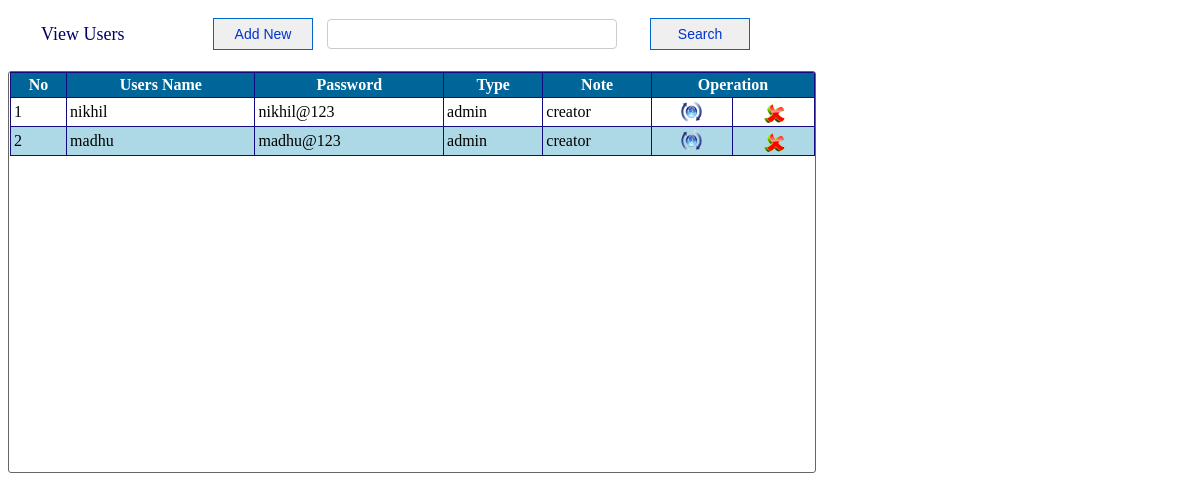
/View_Users.php, run on the app's committed database.
### tables this page shows
CREATE TABLE `users_tbl` (
  `u_id` int(10) UNSIGNED NOT NULL,
  `username` varchar(50) NOT NULL,
  `password` varchar(30) NOT NULL,
  `type` char(10) NOT NULL,
  `note` varchar(100) NOT NULL
);

### View_Users.php (the view, shortened to what this page needs)
<!DOCTYPE html PUBLIC "-//W3C//DTD XHTML 1.0 Transitional//EN" "http://www.w3.org/TR/xhtml1/DTD/xhtml1-transitional.dtd">
<html xmlns="http://www.w3.org/1999/xhtml">
<head>
<link rel="stylesheet" type="text/css" href="css/style_view.css" />
</head>
<body>
<div id="style_div" >
<form method="post">
<table width="755">
	<tr>
    	<td width="190px" style="font-size:18px; color:#006; text-indent:30px;">View Users</td>
        <td><a href="?tag=susers_entry"><input type="button" title="Add new student" name="butAdd" value="Add New" id="button-search" /></a></td>
        <td><input type="text" name="searchtxt" title="Enter name for search " class="search" autocomplete="off"/></td>
        <td style="float:right"><input type="submit" name="btnsearch" value="Search" id="button-search" title="Search Users" /></td>
    </tr>
</table>
</form>
</div>
<br />
<div id="content-input">
	<form method="post">
    <table border="1" width="805px" align="center" cellpadding="3" class="mytable" cellspacing="0">
        <tr>
            <th>No</th>
            <th>Users Name</th>
            <th>Password</th>
            <th>Type</th>
            <th>Note</th>
            <th colspan="2">Operation</th>
        </tr>
         <?php
		 $key="";
	if($key !="")
		$sql_sel=mysqli_query($conn,"SElECT * FROM users_tbl WHERE username  like '%$key%' ");
	else
        $sql_sel=mysqli_query($conn,"SELECT * FROM users_tbl");
    $i=0;
    while($row=mysqli_fetch_array($sql_sel)){
    $i++;
    $color=($i%2==0)?"lightblue":"white";
    ?>
      <tr bgcolor="<?php echo $color?>">
            <td><?php echo $i;?></td>
            <td><?php echo $row['username'];?></td>
            <td><?php echo $row['password'];?></td>
            <td><?php echo $row['type'];?></td>
            <td><?php echo $row['note'];?></td>
            <td align="center"><a href="?tag=susers_entry&opr=upd&rs_id=<?php echo $row['u_id'];?>" title="Upate"><img src="picture/update.png" /></a></td>
            <td align="center"><a href="?tag=view_users&opr=del&rs_id=<?php echo $row['u_id'];?>" title="Delete"><img src="picture/delete.png" /></a></td>
        </tr>
    <?php
    }
    ?>
     </table>
   </form>
</div>
</body>
</html>

### css/style_view.css (style rules this page uses)
#style_div { height:auto; margin-top:15px; }
#content-input { width:805px; height:400px; border:1px solid #666; float:left; padding-left:1px; border-radius: 3px 3px 3px 3px; overflow: auto; }
#button-search { font-family:Arial, Helvetica, sans-serif; font-size:14px; width:100px; height:32px; float:right; margin-right:10px; repeat-x top center; border: 1px solid #06C; -moz-border-radius: 5px; color:#03C; }
.search { padding:4px; border:1px #CCC solid; border-radius: 4px 4px 4px 4px; -moz-border-radius: 8px; background:#FFF; color:#006; font-family:Arial, Helvetica, sans-serif; font-size:16px; width:280px; height:20px; float:left; }
.mytable { border-collapse:collapse; border:#036 1px solid; }
.mytable tr th { background:#069; border:#120A7E 1px solid; color:#FFF; font-family:"Times New Roman", Times, serif; }
.mytable tr td { font-family:"Times New Roman", Times, serif; border:#120A7E 1px solid; }

### data on the page
users_tbl: username "nikhil", password "nikhil@123", type "admin", note "creator"
users_tbl: username "madhu", password "madhu@123", type "admin", note "creator"
